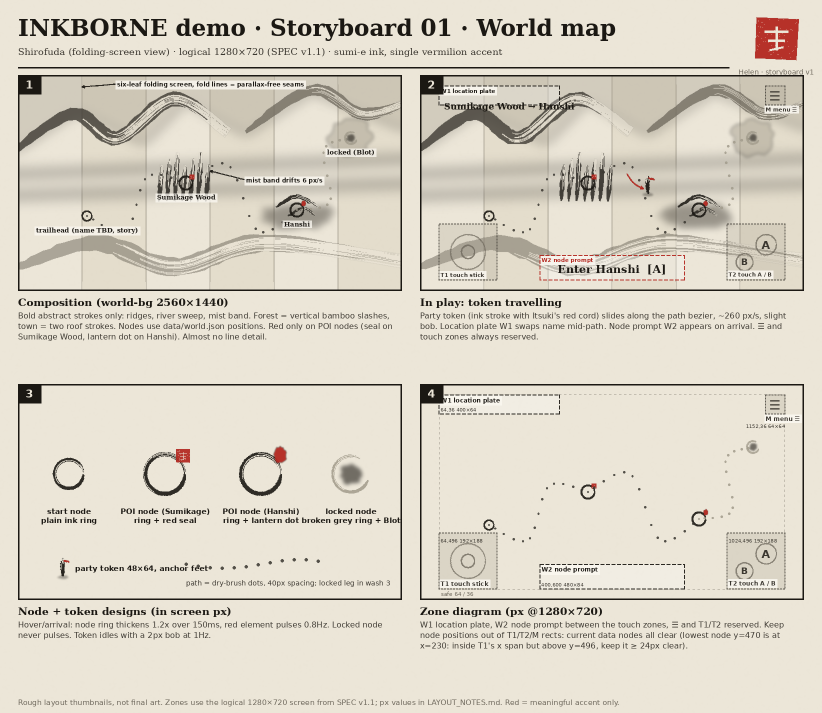
#> input picture team/art/storyboards/01_world_map.png, 1644 x 1426 px (shown at 1/2 size); its folder holds only this picture in this run
$ python b00_contact.py
#> lines starting #> are read from the running program, lines starting #| are printed output that depends on the picture
### team/art/storyboards/src/ink.py
"""Rough sumi-e storyboard drawing kit (PIL). Helen / storyboard, Inkborne demo."""
import math, random
from PIL import Image, ImageDraw, ImageFilter, ImageFont

PAPER=(236,230,216); SHADE=(217,208,188); INK=(27,24,19); W1=(59,55,48); W2=(109,103,91); W3=(163,156,140)
RED=(179,38,30); GALE=(95,138,106); EMBER=(194,69,45); STONE=(122,106,82)
LW, LH = 1280, 720  # logical screen (SPEC v1 section 1)

FS="/usr/share/fonts/truetype/dejavu/DejaVuSans.ttf"; FSB="/usr/share/fonts/truetype/dejavu/DejaVuSans-Bold.ttf"
FSER="/usr/share/fonts/truetype/dejavu/DejaVuSerif.ttf"; FSERB="/usr/share/fonts/truetype/dejavu/DejaVuSerif-Bold.ttf"
_fc={}
def font(sz,kind="sans"):
    k=(sz,kind)
    if k not in _fc:
        _fc[k]=ImageFont.truetype({"sans":FS,"bold":FSB,"serif":FSER,"serifb":FSERB}[kind],max(6,int(sz)))
    return _fc[k]

def paper(w,h,seed=0):
    rnd=random.Random(seed)
    im=Image.new("RGBA",(w,h),PAPER+(255,))
    n=Image.effect_noise((max(1,w//3),max(1,h//3)),18).resize((w,h)).filter(ImageFilter.GaussianBlur(1.2))
    tint=Image.new("RGBA",(w,h),SHADE+(255,)); mask=n.point(lambda v:int(max(0,v-128)*0.5))
    im.paste(tint,(0,0),mask)
    return im

# [12 lines left out: function catmull, not called in this run]

class Panel:
    """A 16:9 frame drawn in logical coords (default 1280x720) scaled to pw px wide."""
    # [4 lines left out: function __init__, not called in this run]
    def P(self,x,y): return (x*self.s,y*self.s)
    def _layer(self): return Image.new("RGBA",(self.w,self.h),(0,0,0,0))
    def comp(self,layer,blur=0):
        if blur: layer=layer.filter(ImageFilter.GaussianBlur(blur*self.s))
        self.im.alpha_composite(layer)
    # --- brush ---
    # [30 lines left out: function stroke, not called in this run]
    def line(self,pts,w=2,col=INK,a=230): self.stroke(pts,w,col,a,taper=(0.1,0.1),dry=0,jit=0.6,blur=0.3)
    def wash(self,pts,col=W2,a=90,blur=10):
        L=self._layer(); ImageDraw.Draw(L).polygon([self.P(*p) for p in pts],fill=col+(a,)); self.comp(L,blur)
    # [16 lines left out: functions blob, ellipse, dots, not called in this run]
    def splat(self,cx,cy,rad,col=INK,a=220,n=14):
        r=self.rnd; self.blob(cx,cy,rad*0.6,rad*0.5,col,a,1.5,0.35)
        self.dots([(cx+math.cos(t)*rad*r.uniform(0.7,1.5),cy+math.sin(t)*rad*r.uniform(0.6,1.3)) for t in [r.uniform(0,6.28) for _ in range(n)]],r=rad*0.06,col=col,a=a)
    # --- UI ---
    # [52 lines left out: functions rect, zone, tag, text, arrow, seal, not called in this run]
    def bar(self,x,y,w,h,frac,col=RED,bgcol=W3):
        self.rect(x,y,w,h,INK,200,1,fill=bgcol+(90,))
        if frac>0: self.stroke([(x+2,y+h/2),(x+2+(w-4)*frac,y+h/2)],h*0.9,col,230,taper=(0.02,0.08),dry=0.15,jit=0.3,blur=0.3)
    def callout(self,txt,x,y,tx,ty,fs=12,col=INK):
        self.arrow((tx,ty),(x,y),col,1.6,10)
        self.text(txt,tx,ty,fs,col,"bold",anchor="lm" if tx>=x else "rm",bg=(250,247,240,215))
    def frame(self):
        d=ImageDraw.Draw(self.im); d.rectangle([0,0,self.w-1,self.h-1],outline=INK+(255,),width=3)

# ---------- figures (feet anchor x,y; h = standing height in logical px) ----------
# [122 lines left out: functions fig_itsuki, fig_benika, fig_gonzo, fig_blotling, fig_lantern, fig_ronin and 3 more, not called in this run]

### team/art/storyboards/src/b00_contact.py
from ink import *
from common import OUT
import glob,os
files=sorted(f for f in glob.glob(OUT+"/0[1-6]*.png"))
TW=760; M=36; cols=3
thumbs=[]
for f in files:
    im=Image.open(f).convert("RGB"); h=int(im.height*TW/im.width); thumbs.append((os.path.basename(f),im.resize((TW,h),Image.LANCZOS)))
#> further down, im is the input picture: PIL image 1644x1426 RGB; mean R, G, B 218.5, 212.1, 198.5
rows=[thumbs[i:i+cols] for i in range(0,len(thumbs),cols)]
#> rows = 1 item
rh=[max(t.height for _,t in r) for r in rows]
#> rh = [659]
W=M+cols*(TW+M); H=150+sum(h+60 for h in rh)+40
#> after `H = 150 + sum((h + 60 for h in rh)) + 40`: H = 909
B=paper(W,H,9); d=ImageDraw.Draw(B)
#> in paper, `im=Image.new("RGBA",(w,h),PAPER+(255,))`:
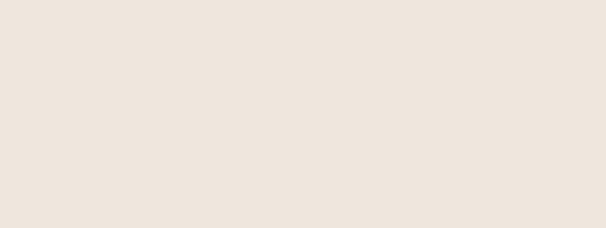
#> im: PIL image 2424x909 RGBA (shown at 1/4 size); mean R, G, B, A 236, 230, 216, 255
#> in paper, `n=Image.effect_noise((max(1,w//3),max(1,h//3)),18).resize((w,h)).filte..`:
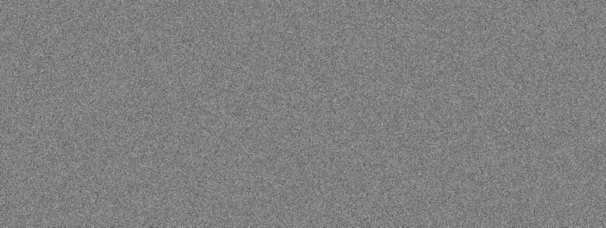
#> n: PIL image 2424x909 L (shown at 1/4 size); min 76, max 178, mean 127.5
#> in paper, `tint = Image.new('RGBA', (w, h), SHADE + (255,))`:
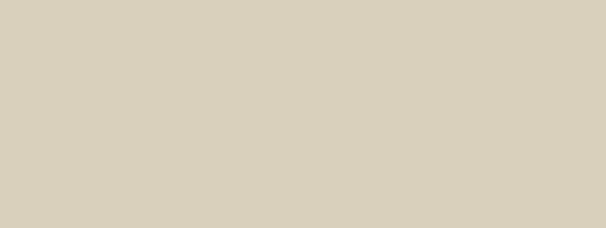
#> tint: PIL image 2424x909 RGBA (shown at 1/4 size); mean R, G, B, A 217, 208, 188, 255
#> in paper, `mask = n.point(lambda v: int(max(0, v - 128) * 0.5))`:
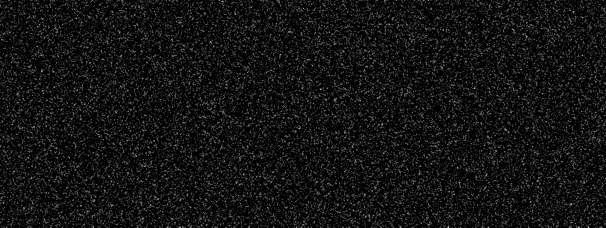
#> mask: PIL image 2424x909 L (shown at 1/4 size); min 0, max 25, mean 1.8; drawn with min black and max white
d.text((M,28),"INKBORNE demo · Storyboards · Contact sheet",font=font(46,"serifb"),fill=INK)
d.text((M,92),"01 world map · 02 Sumikage Wood · 03 Hanshi · 04 dialogue · 05 shop · 06 boss battle: Smudge Ronin + Unfurl · 06b standard battle",font=font(19,"serif"),fill=W1)
d.line([(M,135),(W-M,135)],fill=INK,width=3)
y=150
for r,hh in zip(rows,rh):
    for c,(n,t) in enumerate(r):
        x=M+c*(TW+M); B.paste(t,(x,y)); d.rectangle([x,y,x+TW-1,y+t.height-1],outline=INK,width=2)
        d.text((x,y+t.height+8),n,font=font(20,"serifb"),fill=INK)
    y+=hh+60
#> this loop made 1 pass
#> (hh, y) on pass 1: (659, 869)
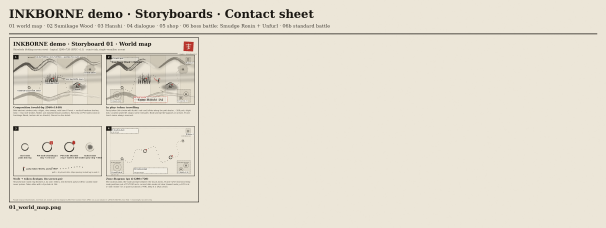
#> B: PIL image 2424x909 RGBA (shown at 1/4 size); mean R, G, B, A 228.8, 222.8, 208.9, 255
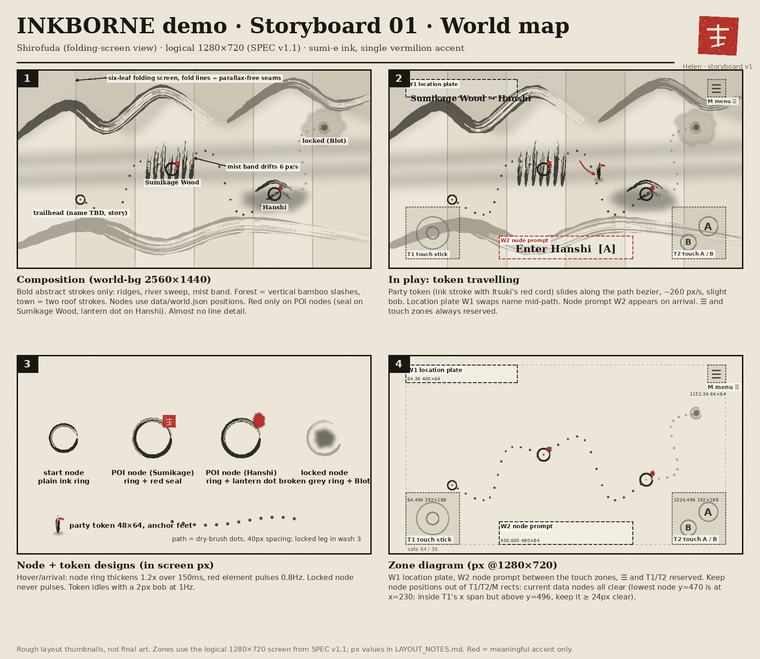
#> t: PIL image 760x659 RGB; mean R, G, B 218.5, 212.1, 198.5
#> after the loop, y = 869
d.text((M,H-30),"Rough layout thumbnails by Helen (storyboard). Full boards and LAYOUT_NOTES.md alongside this file.",font=font(15,"sans"),fill=W2)
B.save(OUT+"/00_contact_sheet.png",optimize=True); print("wrote contact sheet",B.size)
#| wrote contact sheet (2424, 909)

$ run again, on team/art/storyboards/05_shop.png
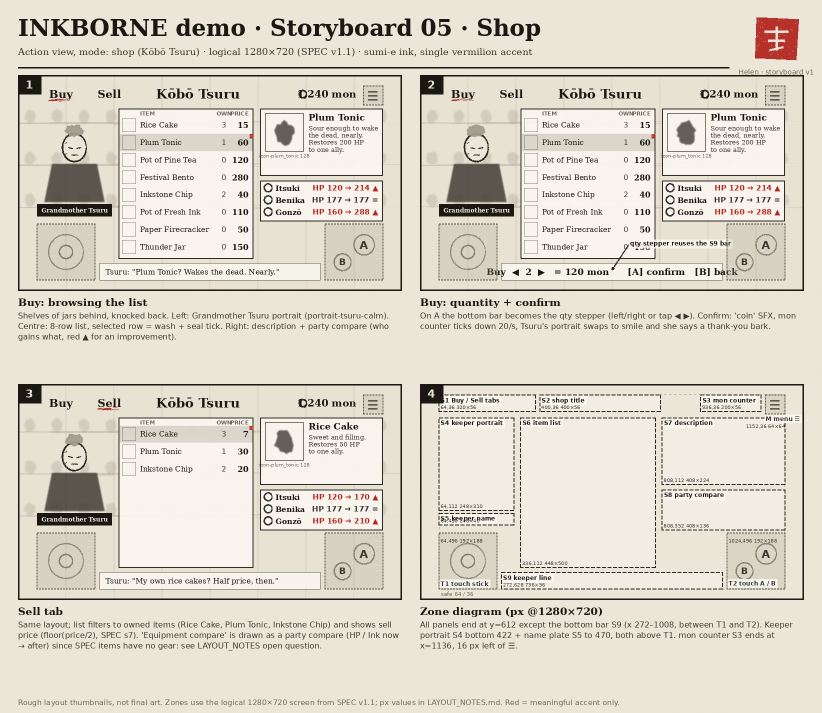
#> input picture team/art/storyboards/05_shop.png, 1644 x 1426 px (shown at 1/2 size)
#> im is the input picture: PIL image 1644x1426 RGB; mean R, G, B 220.2, 214.4, 202.2
#> rows = 1 item
#> rh = [659]
#> H = 909
#> the loop `for r,hh in zip(rows,rh):` made 1 pass
#> (hh, y) on pass 1: (659, 869)
#> after the loop `for r,hh in zip(rows,rh):`:
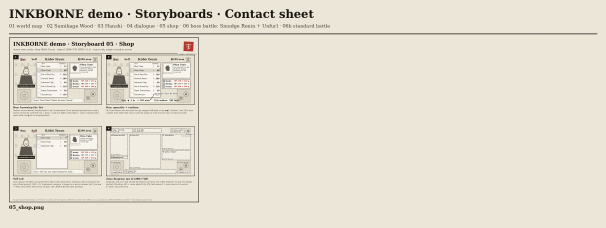
#> B: PIL image 2424x909 RGBA (shown at 1/4 size); mean R, G, B, A 229.2, 223.3, 209.8, 255
#> after the loop `for r,hh in zip(rows,rh):`:
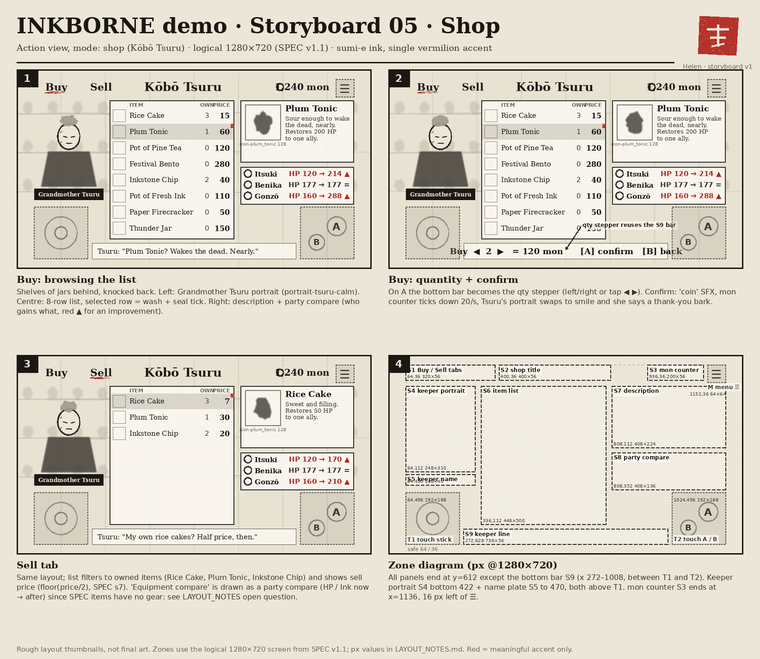
#> t: PIL image 760x659 RGB; mean R, G, B 220, 214.3, 202.2
#> after the loop `for r,hh in zip(rows,rh):`: y = 869
#| wrote contact sheet (2424, 909)

$ run again, on team/art/storyboards/06_battle.png
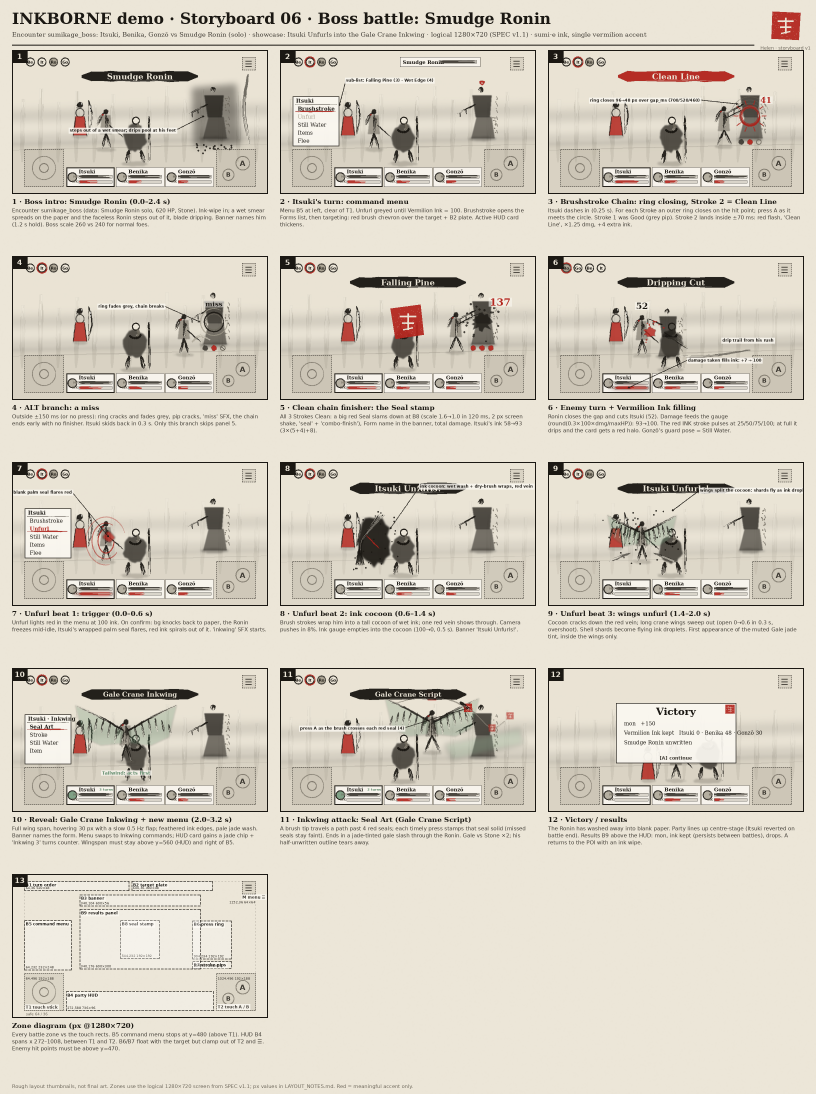
#> input picture team/art/storyboards/06_battle.png, 2448 x 3280 px (shown at 1/3 size)
#> im is the input picture: PIL image 2448x3280 RGB; mean R, G, B 215.2, 208.5, 195.3
#> rows = 1 item
#> rh = [1018]
#> H = 1268
#> in paper, `mask = n.point(lambda v: int(max(0, v - 128) * 0.5))`:
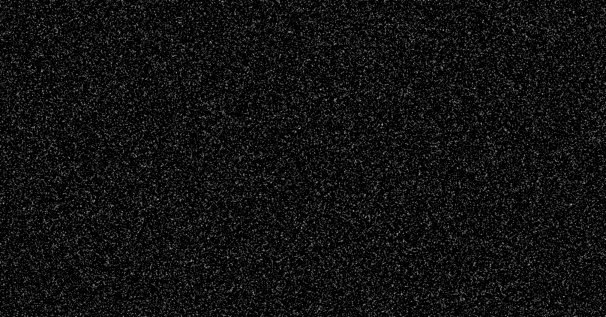
#> mask: PIL image 2424x1268 L (shown at 1/4 size); min 0, max 27, mean 1.8; drawn with min black and max white
#> the loop `for r,hh in zip(rows,rh):` made 1 pass
#> (hh, y) on pass 1: (1018, 1228)
#> after the loop `for r,hh in zip(rows,rh):`:
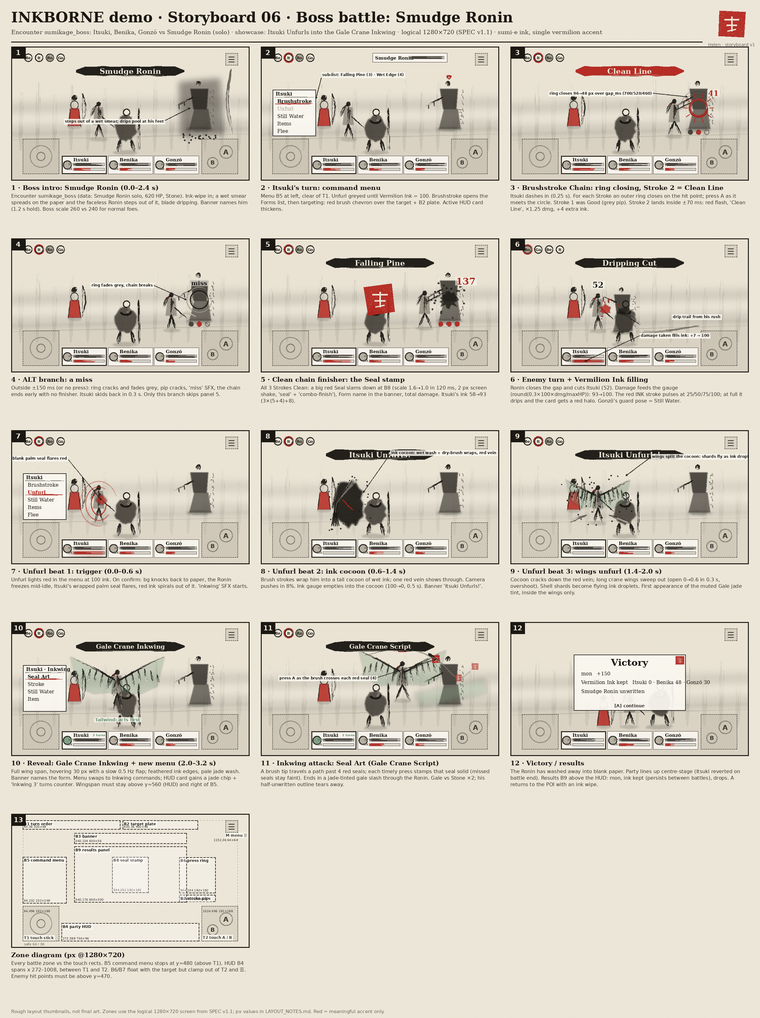
#> t: PIL image 760x1018 RGB; mean R, G, B 215.2, 208.5, 195.3
#> after the loop `for r,hh in zip(rows,rh):`: y = 1228
#| wrote contact sheet (2424, 1268)
